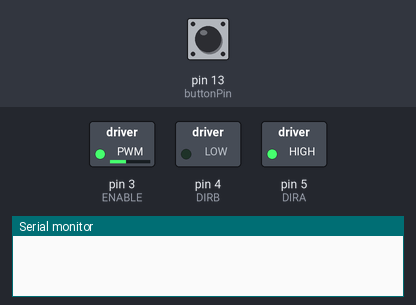
This sketch was run on a simulated Arduino Uno, built with avr-gcc and run on an emulated ATmega328P. Shown: switched loads named in the sketch (green lamp = pin HIGH), the last lines printed to the serial monitor. The inputs (shaded band) are chosen by the test bench; at power-on: pin 13 (buttonPin) HIGH.

Above: at 1.2 s.
1.3 s: pin 13 (buttonPin) pulled LOW for 0.15 s
At 2.8 s:
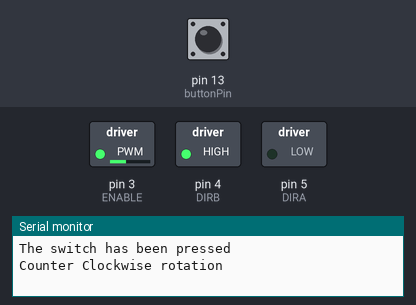
3.3 s: pin 13 (buttonPin) pulled LOW for 1 s
At 3.9 s:
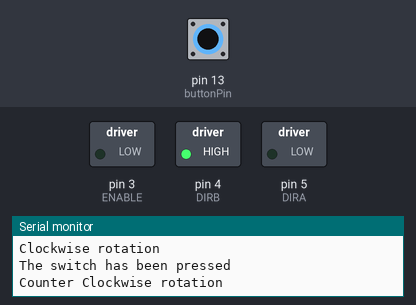
5.8 s: pin 13 (buttonPin) pulled LOW for 3.2 s
At 9.8 s:
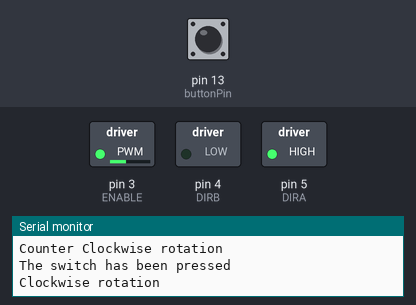
Timing chart, 0 to 11.3 s (numbered marks = the images above; inputs shaded):
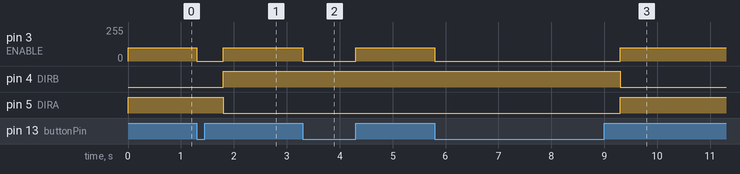

The sketch:

DC_motor_test.ino
```cpp
#define ENABLE 3  // PWM-capable pin
#define DIRA 5
#define DIRB 4
#define buttonPin 13 // pin of the switch button

int buttonState = 0;
int speed = 100;  // PWM duty cycle value (0-255)
int DIRAstate = HIGH;
int DIRBstate = LOW;
void setup() {
  pinMode(ENABLE, OUTPUT);  // Set ENABLE pin as output
  pinMode(DIRA, OUTPUT);    // Set DIRA pin as output
  pinMode(DIRB, OUTPUT);    // Set DIRB pin as output
  pinMode(buttonPin, INPUT);
  Serial.begin(9600);       // Initialize serial communication
}

void loop() {
  buttonState = digitalRead(buttonPin);

  if(buttonState == LOW) {
    Serial.println("The switch has been pressed");
    if(DIRAstate == HIGH && DIRBstate == LOW){
      Serial.println("Counter Clockwise rotation");
      DIRAstate = LOW;
      DIRBstate = HIGH;
      analogWrite(ENABLE, 0);
      delay(500);
    }
   else if(DIRAstate == LOW && DIRBstate == HIGH){
    Serial.println("Clockwise rotation");
      DIRAstate = HIGH;
      DIRBstate = LOW;
      analogWrite(ENABLE, 0);
      delay(500);
    }
  }

else{
  digitalWrite(DIRA, DIRAstate);  // Set motor direction clockwise
  digitalWrite(DIRB, DIRBstate);
  analogWrite(ENABLE, speed);
}
}
```

Measured:
- after the input at 1.3 s, pin 3 (ENABLE): 100/255 → 0/255 at once, → 100/255 0.50 s later; pin 4 (DIRB): LOW → HIGH after 0.50 s; pin 5 (DIRA): HIGH → LOW after 0.50 s
- after the input at 3.3 s, pin 3 (ENABLE): 100/255 → 0/255 at once, → 100/255 1.0 s later
- after the input at 5.8 s, pin 3 (ENABLE): 100/255 → 0/255 at once, → 100/255 3.5 s later; pin 4 (DIRB): HIGH → LOW after 3.5 s; pin 5 (DIRA): LOW → HIGH after 3.5 s
